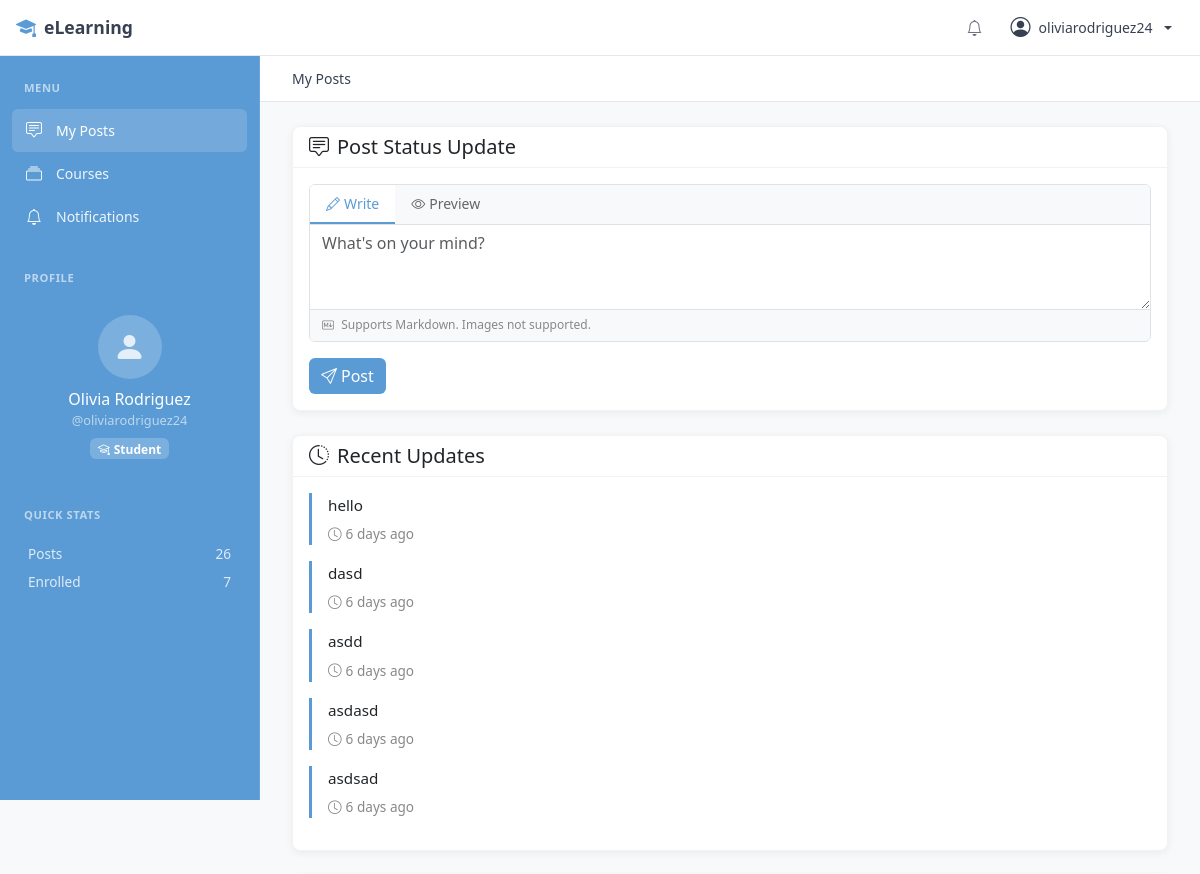
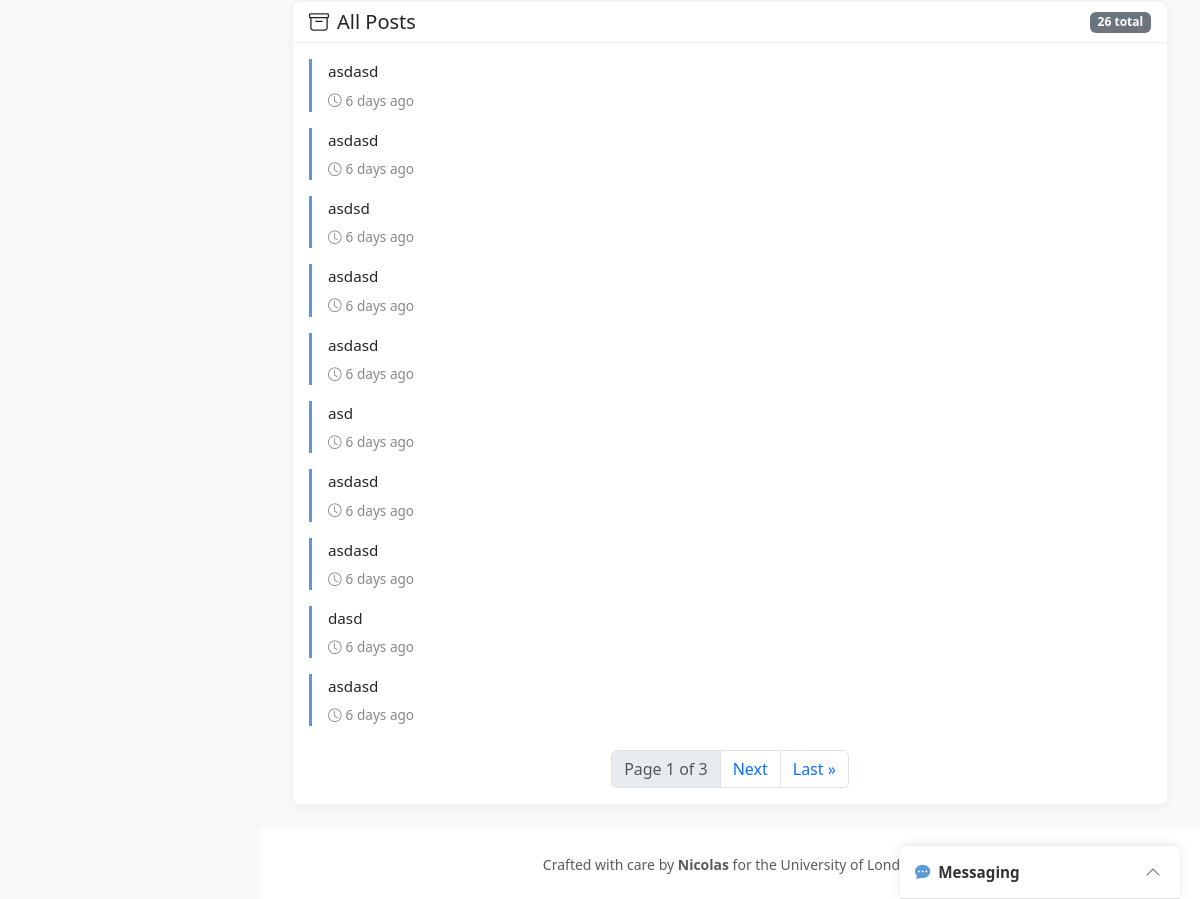
Before: /posts/ (signed in) with the older database file (2 pictures, top to bottom).
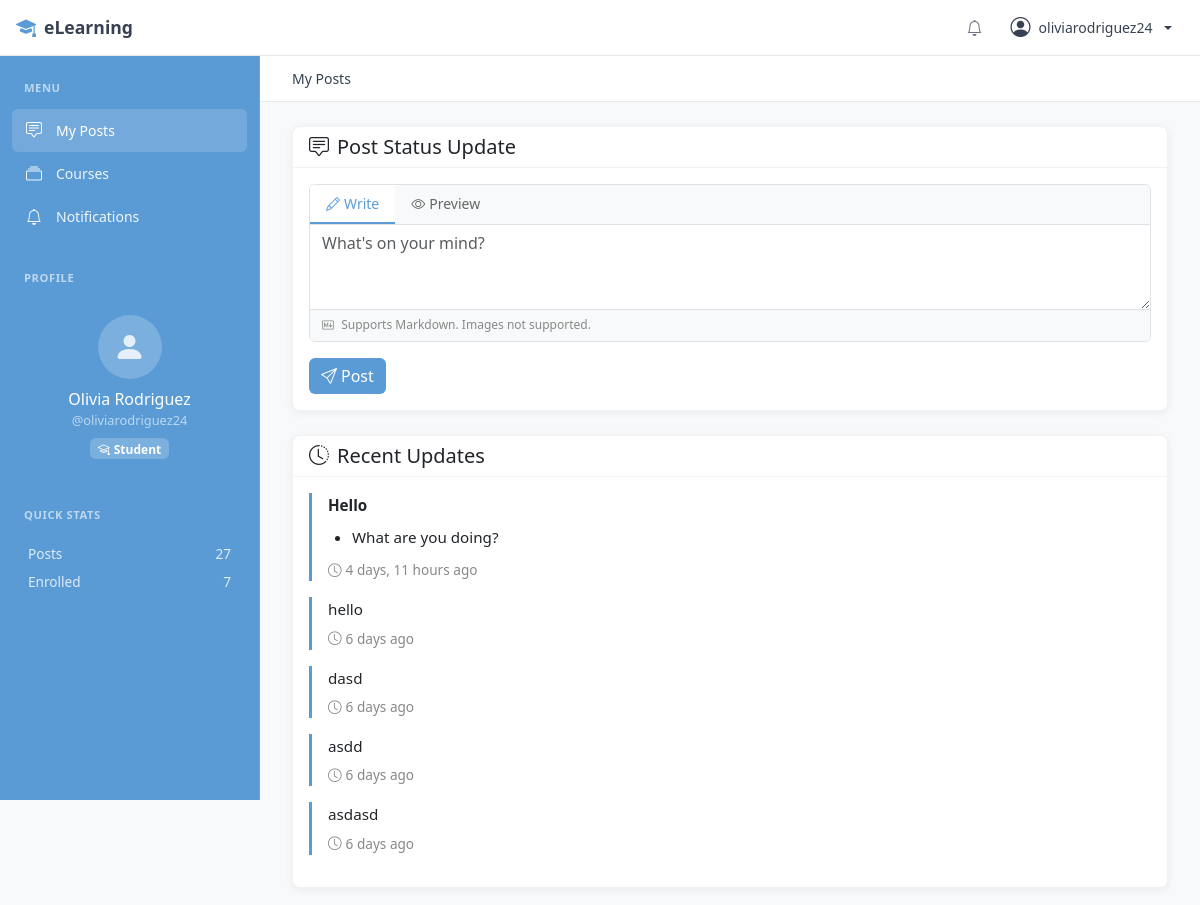
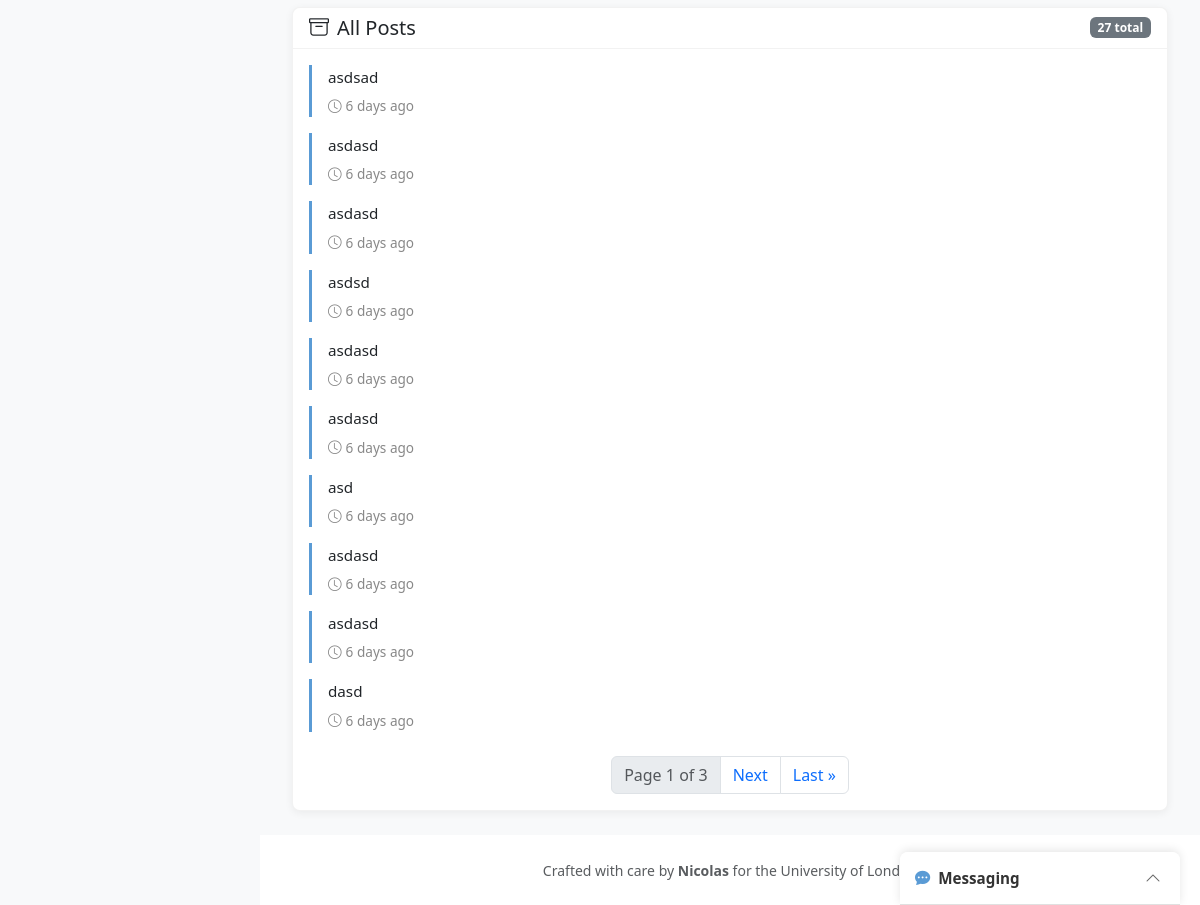
After: the same page with the newer database file (2 pictures, top to bottom).
### apps/accounts/models.py (models this page shows, shortened)
class User(AbstractUser):
    class UserType(models.TextChoices):
        STUDENT = 'student', 'Student'
        TEACHER = 'teacher', 'Teacher'
    email = models.EmailField(unique=True)
    user_type = models.CharField(
        max_length=10,
        choices=UserType.choices,
        default=UserType.STUDENT,
    )
    photo = models.ImageField(
        upload_to=profile_photo_path,
        storage=media_storage,
        blank=True,
        null=True,
    )
    bio = models.TextField(blank=True, max_length=500)
    created_at = models.DateTimeField(auto_now_add=True)
    updated_at = models.DateTimeField(auto_now=True)
    @property
    def is_teacher(self):
        return self.user_type == self.UserType.TEACHER

class StatusUpdate(models.Model):
    user = models.ForeignKey(
        User,
        on_delete=models.CASCADE,
        related_name='status_updates',
    )
    content = models.TextField(max_length=500)
    created_at = models.DateTimeField(auto_now_add=True)
    class Meta:
        ordering = ['-created_at']

### apps/accounts/views.py (the view)
# urls.py: path('posts/', views.posts_view, name='posts'),
@login_required
@never_cache
def posts_view(request):
    user = request.user
    all_posts = user.status_updates.all()
    recent_posts = all_posts[:5]
    all_posts_list = list(all_posts[5:])
    paginator = Paginator(all_posts_list, 10)
    page_number = request.GET.get('page', 1)
    page_obj = paginator.get_page(page_number)
    if request.method == 'POST':
        form = StatusUpdateForm(request.POST)
        if form.is_valid():
            status = form.save(commit=False)
            status.user = user
            status.save()
            messages.success(request, 'Status update posted!')
            return redirect('posts')
    else:
        form = StatusUpdateForm()
    context = {
        'recent_posts': recent_posts,
        'page_obj': page_obj,
        'total_posts': all_posts.count(),
        'form': form,
    }
    return render(request, 'accounts/posts.html', context)

### apps/accounts/forms.py
class StatusUpdateForm(forms.ModelForm):
    class Meta:
        model = StatusUpdate
        fields = ['content']
        widgets = {
            'content': forms.Textarea(attrs={
                'rows': 3,
                'placeholder': "What's on your mind?",
                'class': 'form-control',
            }),
        }

### templates/accounts/posts.html (shortened to what the changed rows need)
{% extends 'base_sidebar.html' %}
{% load crispy_forms_tags %}
{% load markdown_extras %}
{% block sidebar %}
{% with active_menu='posts' %}{% include 'includes/sidebar_menu.html' %}{% endwith %}
<div class="sidebar-section">
    <div class="px-3 py-2">
        <div class="d-flex justify-content-between mb-2" style="color: rgba(255,255,255,0.8); font-size: 0.85rem;">
            <span>Posts</span>
            <span style="font-weight: 500;">{{ user.status_updates.count }}</span>
        </div>
        {% if user.is_teacher %}
        <div class="d-flex justify-content-between mb-2" style="color: rgba(255,255,255,0.8); font-size: 0.85rem;">
            <span>Courses</span>
            <span style="font-weight: 500;">{{ user.courses_teaching.count }}</span>
        </div>
        {% else %}
        <div class="d-flex justify-content-between mb-2" style="color: rgba(255,255,255,0.8); font-size: 0.85rem;">
            <span>Enrolled</span>
            <span style="font-weight: 500;">{{ user.enrollments.count }}</span>
        </div>
        {% endif %}
    </div>
</div>
{% endblock sidebar %}
{% block content %}
<div class="card mb-4">
    <div class="card-body">
        {% if recent_posts %}
            {% for status in recent_posts %}
                <div class="status-update">
                    <div class="mb-1 markdown-body">{{ status.content|markdown }}</div>
                    <small class="timestamp">
                        <i class="bi bi-clock me-1"></i>{{ status.created_at|timesince }} ago
                    </small>
                </div>
            {% endfor %}
        {% else %}
            <p class="text-muted text-center mb-0">
                <i class="bi bi-chat-square me-2"></i>No status updates yet. Post your first one!
            </p>
        {% endif %}
    </div>
</div>
{% if page_obj.paginator.count > 0 or total_posts > 5 %}
<div class="card">
    <div class="card-header d-flex justify-content-between align-items-center">
        <h5 class="mb-0"><i class="bi bi-archive me-2"></i>All Posts</h5>
        <span class="badge bg-secondary">{{ total_posts }} total</span>
    </div>
    <div class="card-body">
        {% if page_obj.object_list %}
            {% for status in page_obj %}
                <div class="status-update">
                    <div class="mb-1 markdown-body">{{ status.content|markdown }}</div>
                    <small class="timestamp">
                        <i class="bi bi-clock me-1"></i>{{ status.created_at|timesince }} ago
                    </small>
                </div>
            {% endfor %}
            {% if page_obj.has_other_pages %}
            <nav aria-label="Posts pagination" class="mt-4">
                <ul class="pagination justify-content-center mb-0">
                    <li class="page-item disabled">
                        <span class="page-link">Page {{ page_obj.number }} of {{ page_obj.paginator.num_pages }}</span>
                    </li>
                    {% if page_obj.has_next %}
                        <li class="page-item">
                            <a class="page-link" href="?page={{ page_obj.next_page_number }}">Next</a>
                        </li>
                        <li class="page-item">
                            <a class="page-link" href="?page={{ page_obj.paginator.num_pages }}">Last &raquo;</a>
                        </li>
                    {% endif %}
                </ul>
            </nav>
            {% endif %}
        {% else %}
            <p class="text-muted text-center mb-0">
                <i class="bi bi-check-circle me-2"></i>All your recent posts are shown above.
            </p>
        {% endif %}
    </div>
</div>
{% endif %}
{% endblock %}

### templates/base_sidebar.html (shortened to what this page needs)
{% load static %}
<!DOCTYPE html>
<html lang="en">
<head>
    <link href="https://cdn.jsdelivr.net/npm/bootstrap@5.3.2/dist/css/bootstrap.min.css" rel="stylesheet">
    <link href="https://cdn.jsdelivr.net/npm/bootstrap-icons@1.11.1/font/bootstrap-icons.css" rel="stylesheet">
    <link href="{% static 'css/style.css' %}" rel="stylesheet">
</head>
<body>
    <header class="app-header">
        <a href="{% url 'posts' %}" class="header-brand">
            <i class="bi bi-mortarboard-fill"></i>
            <span>eLearning</span>
        </a>
        <div class="header-actions">
            {% if user.is_authenticated %}
                <a href="{% url 'notifications:list' %}" class="header-btn position-relative">
                    <i class="bi bi-bell" id="notification-icon"></i>
                </a>
                <div class="dropdown">
                    <a href="#" class="header-user dropdown-toggle" data-bs-toggle="dropdown">
                        <i class="bi bi-person-circle"></i>
                        <span class="d-none d-sm-inline">{{ user.username }}</span>
                    </a>
                </div>
            {% else %}
                <a href="{% url 'accounts:login' %}" class="btn btn-sm btn-outline-secondary">Login</a>
                <a href="{% url 'accounts:register' %}" class="btn btn-sm btn-primary">Register</a>
            {% endif %}
        </div>
    </header>
    <aside class="app-sidebar" id="appSidebar">
        <nav class="sidebar-nav">
            {% block sidebar %}{% endblock sidebar %}
        </nav>
    </aside>
    <main class="app-main">
        {% block breadcrumb %}{% endblock %}
        <div class="main-content">
            {% block content %}{% endblock %}
        </div>
    </main>
    <footer class="app-footer">
        <p class="mb-0 small text-muted">
            Crafted with care by <strong>Nicolas</strong> for the University of London
        </p>
    </footer>
    {% if user.is_authenticated %}
        {% include 'chat/chat_widget.html' %}
    {% endif %}
</body>
</html>

### templates/includes/sidebar_menu.html
<div class="sidebar-section">
    <div class="sidebar-section-title">Menu</div>
    <a href="{% url 'posts' %}" class="sidebar-link {% if active_menu == 'posts' %}active{% endif %}">
        <i class="bi bi-chat-square-text"></i>
        <span>My Posts</span>
    </a>
    <a href="{% url 'courses:course_list' %}" class="sidebar-link {% if active_menu == 'courses' %}active{% endif %}">
        <i class="bi bi-collection"></i>
        <span>Courses</span>
    </a>
    <a href="{% url 'notifications:list' %}" class="sidebar-link {% if active_menu == 'notifications' %}active{% endif %}">
        <i class="bi bi-bell"></i>
        <span>Notifications</span>
    </a>
</div>
{% if user.is_authenticated %}
<div class="sidebar-section">
    <div class="sidebar-section-title">Profile</div>
    <div class="px-3 py-3 text-center">
        <a href="{% url 'accounts:profile' user.username %}" class="text-decoration-none">
            {% if user.photo %}
                <img src="{{ user.photo.url }}" alt="{{ user.username }}"
                     style="width: 64px; height: 64px; border-radius: 50%; object-fit: cover; border: 2px solid rgba(255,255,255,0.3);">
            {% else %}
                <div style="width: 64px; height: 64px; border-radius: 50%; background: rgba(255,255,255,0.2); display: inline-flex; align-items: center; justify-content: center; margin: 0 auto;">
                    <i class="bi bi-person-fill" style="font-size: 2rem; color: rgba(255,255,255,0.8);"></i>
                </div>
            {% endif %}
        </a>
        <div class="mt-2">
            <a href="{% url 'accounts:profile' user.username %}" style="color: white; font-weight: 500; text-decoration: none;">
                {{ user.get_full_name|default:user.username }}
            </a>
        </div>
        <div style="color: rgba(255,255,255,0.6); font-size: 0.8rem;">@{{ user.username }}</div>
        <span class="badge mt-2" style="background: rgba(255,255,255,0.2); color: white;">
            {% if user.is_teacher %}
                <i class="bi bi-person-workspace me-1"></i>Teacher
            {% else %}
                <i class="bi bi-mortarboard me-1"></i>Student
            {% endif %}
        </span>
    </div>
</div>
{% endif %}

Changed rows visible on the page:
no longer on this page (row unchanged): StatusUpdate: content "asdasd", created_at "6 days", shown under "All Posts"
computed for User "Olivia Rodriguez": status_updates.count "26" → "27"
added StatusUpdate: content "Hello What are you doing?", created_at "4 days, 11 hours", shown under "Recent Updates"
shown differently, row unchanged: StatusUpdate "asdsad": moves from the list under "Recent Updates" to the list under "All Posts"
Other visible differences:
{{ total_posts }}: "26" → "27"
